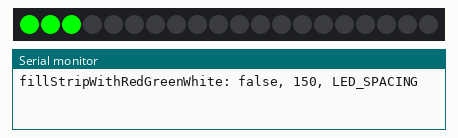
Recording of a program running on a simulated Arduino Nano, built with avr-gcc and run on an emulated ATmega328P. Parts: 20 RGB LEDs in strip order, left to right, the last lines printed to the serial monitor. Random numbers use the default seed unless the program sets one.

Above: at 0.23 s.
At 0.99 s:
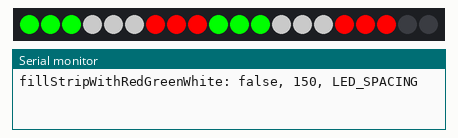
At 10.69 s:
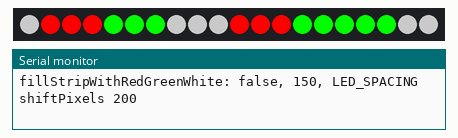
At 20.46 s:
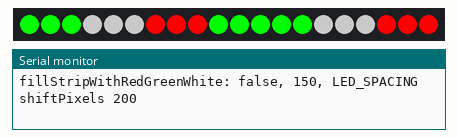
At 30.14 s:
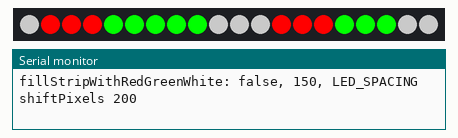
At 39.93 s:
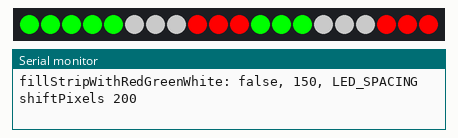

The program:

main.cpp
```cpp
#include <Arduino.h>
#include <Adafruit_NeoPixel.h>
#include <Adafruit_SSD1306.h>
#include <Adafruit_I2CDevice.h>
#include <Wire.h>
//#include <ChristmasSpirit.h>


/* #region  Display */

Adafruit_SSD1306 display = Adafruit_SSD1306(128, 32, &Wire, 4);
const int RIGHT = 0;
const int LEFT = 1;

int progressbarPosition = 0;

void printSnowflake(int x, int y)
{
  static const unsigned char PROGMEM snowflake_white[] =
  {
    0x01, 0x00, 0x02, 0x80, 0x21, 0x08, 0x13, 0x90, 0x0d, 0x60, 0x0b, 0xa0, 0x54, 0x54, 0xbd, 0x7a,
    0x54, 0x54, 0x0b, 0xa0, 0x0d, 0x60, 0x13, 0x90, 0x21, 0x08, 0x02, 0x80, 0x01, 0x00
  };

  display.drawBitmap(x, y, snowflake_white, 15, 15, WHITE);
}

void clearPartOfDisplay(const int& xBegin, const int& yBegin, const int& width, const int& height)
{
  display.fillRect(xBegin, yBegin, width, height, BLACK);
}

/*!
Creates a progressbar and advances it by one recktangle every time this method is called
*/
void progressBar(bool progressbarBegin)
{
  int nextProgressbarPosition = progressbarPosition + 17;

  if (nextProgressbarPosition >= 121 || progressbarBegin)
  {
    nextProgressbarPosition = 0;
    printSnowflake(0, 17);
    clearPartOfDisplay(0, 17, 128, 16);
  }
  printSnowflake(nextProgressbarPosition, 17);
  display.display();
  delay(100);

  progressbarPosition = nextProgressbarPosition;
}

/*!
Initiates the OLED display and displays the booting screen
*/
void setupDisplay()
{
  display.begin(SSD1306_SWITCHCAPVCC, 0x3C);
  display.clearDisplay();
  display.setCursor(25, 0);
  display.setTextSize(2);
  display.setTextColor(WHITE);
  display.print("Booting");
  display.display();

  progressBar(true);

  for (size_t i = 0; i < 7; i++)
  {
    progressBar(false);
  }

  delay(150);
  display.clearDisplay();
  display.stopscroll();
  display.display();
}

/*!
Set's some general stting for the display pointer
*/
void setCursorSettings(const int& cursorX, const int& cursorY, const int& size, const int& color = WHITE)
{
  display.setTextColor(color);
  display.setTextSize(size);
  display.setCursor(cursorX, cursorY);
}

/*!
Scrolls the content of the either left or right for x amount of millisecons
For a 128x32 OLED their are 4 sections 1-4
*/
void scrollDisplay(const int &startSection, const int &endSection, const int &duration, const int &direction)
{
  if (direction == RIGHT)
  {
    display.startscrollright(startSection, endSection);
  }
  else if (direction == LEFT)
  {
    display.startscrollleft(startSection, endSection);
  }
  delay(duration);
  display.stopscroll();
}

/*!
Prints a bitmap of ghosts and pumpkins that look to the right
*/
void printPixelart()
{
  static const unsigned char PROGMEM right_looking_white[] =
  { 0x00, 0x00, 0x00, 0x00, 0x00, 0x00, 0x00, 0x00, 0x00, 0x00, 0x00, 0x00, 0x00, 0x00, 0x00, 0x00,
    0x00, 0x00, 0x00, 0x00, 0x00, 0x00, 0x00, 0x00, 0x00, 0x00, 0x00, 0x00, 0x00, 0x00, 0x00, 0x00,
    0x00, 0x00, 0x00, 0x00, 0x70, 0x00, 0x00, 0x00, 0x00, 0x00, 0x00, 0x70, 0x00, 0x00, 0x00, 0x00,
    0x01, 0x00, 0x00, 0x00, 0x70, 0x00, 0x00, 0x01, 0x00, 0x00, 0x00, 0x70, 0x00, 0x00, 0x00, 0x80,
    0x03, 0x80, 0x00, 0x00, 0xf8, 0x00, 0x00, 0x03, 0x80, 0x00, 0x00, 0xf8, 0x00, 0x00, 0x01, 0xc0,
    0x07, 0xc0, 0x00, 0x00, 0x70, 0x00, 0x00, 0x07, 0xc0, 0x00, 0x00, 0x70, 0x00, 0x00, 0x03, 0xe0,
    0x0f, 0xe0, 0x00, 0x00, 0xa8, 0x00, 0x00, 0x0f, 0xe0, 0x00, 0x00, 0xa8, 0x00, 0x00, 0x07, 0xf0,
    0x07, 0xc0, 0x00, 0x00, 0xd8, 0x00, 0x00, 0x07, 0xc0, 0x00, 0x00, 0xd8, 0x00, 0x00, 0x03, 0xe0,
    0x0f, 0xe0, 0x00, 0x00, 0x70, 0x00, 0x00, 0x0f, 0xe0, 0x00, 0x00, 0x70, 0x00, 0x00, 0x07, 0xf0,
    0x1f, 0xf0, 0x00, 0x00, 0xf8, 0x00, 0x00, 0x1f, 0xf0, 0x00, 0x00, 0xf8, 0x00, 0x00, 0x0f, 0xf8,
    0x3f, 0xf8, 0x00, 0x01, 0xdc, 0x00, 0x00, 0x3f, 0xf8, 0x00, 0x01, 0xdc, 0x00, 0x00, 0x1f, 0xfc,
    0x0f, 0xe0, 0x00, 0x00, 0xf8, 0x00, 0x00, 0x0f, 0xe0, 0x00, 0x00, 0xf8, 0x00, 0x00, 0x07, 0xf0,
    0x1f, 0xf0, 0x00, 0x01, 0xdc, 0x00, 0x00, 0x1f, 0xf0, 0x00, 0x01, 0xdc, 0x00, 0x00, 0x0f, 0xf8,
    0x3f, 0xf8, 0x00, 0x03, 0xfe, 0x00, 0x00, 0x3f, 0xf8, 0x00, 0x03, 0xfe, 0x00, 0x00, 0x1f, 0xfc,
    0x7f, 0xfc, 0x00, 0x01, 0xdc, 0x00, 0x00, 0x7f, 0xfc, 0x00, 0x01, 0xdc, 0x00, 0x00, 0x3f, 0xfe,
    0x03, 0x80, 0x00, 0x00, 0xf8, 0x00, 0x00, 0x03, 0x80, 0x00, 0x00, 0xf8, 0x00, 0x00, 0x01, 0xc0 };

  display.drawBitmap(0, 16, right_looking_white, 128, 16, WHITE);
}

void printSnowflake2(int x, int y)
{
  static const unsigned char PROGMEM snowflake_white[] =
  {
    0x02, 0x00, 0x07, 0x00, 0x22, 0x20, 0x1a, 0xc0, 0x17, 0x40, 0x4a, 0x90, 0xfd, 0xf8, 0x4a, 0x90,
    0x17, 0x40, 0x1a, 0xc0, 0x22, 0x20, 0x07, 0x00, 0x02, 0x00
  };

  display.drawBitmap(x, y, snowflake_white, 13, 13, WHITE);
}

/*!
Prints the halloween message that is displayed after the boot sequence is finished
*/
void printMessage()
{
  setCursorSettings(30, 0, 2);
  display.print("Merry");

  setCursorSettings(10, 17, 2);
  display.print("Christmas");
  display.display();

  int shake_spuky = 40;

  for (size_t i = 0; i < 3; i++)
  {
    scrollDisplay(0, 1, shake_spuky, RIGHT);
    scrollDisplay(0, 1, shake_spuky, LEFT);

    scrollDisplay(0, 1, shake_spuky, LEFT);
    scrollDisplay(0, 1, shake_spuky, RIGHT);
  }

  int shake_halloween = 26;

  for (size_t i = 0; i < 3; i++)
  {
    scrollDisplay(2, 3, shake_halloween, RIGHT);
    scrollDisplay(2, 3, shake_halloween, LEFT);

    scrollDisplay(2, 3, shake_halloween, LEFT);
    scrollDisplay(2, 3, shake_halloween, RIGHT);
  }

  for (size_t i = 0; i < 3; i++)
  {
    display.clearDisplay();
    display.stopscroll();
    display.display();
    delay(250);

    setCursorSettings(30, 0, 2);
    display.print("Let it");
    display.display();
    delay(150);

    setCursorSettings(42, 17, 2);
    display.print("Snow");
    display.display();
    delay(320);
  }
}

#define XPOS   0 // Indexes into the 'icons' array in function below
#define YPOS   1
#define DELTAY 2
#define NUMFLAKES 14

#define SNOWFLAKE_HEIGHT 15
#define SNOWFLAKE_WIDTH 15

void letItSnow() {
  int8_t f, icons[NUMFLAKES][3];

  // Initialize 'snowflake' positions
  for(f=0; f< NUMFLAKES; f++) {
    icons[f][XPOS]   = random(1 - SNOWFLAKE_WIDTH, display.width());
    icons[f][YPOS]   = -SNOWFLAKE_HEIGHT;
    icons[f][DELTAY] = random(1, 6);
  }

  for(;;) { // Loop forever...
    display.clearDisplay(); // Clear the display buffer
    printPixelart();

    // Draw each snowflake:
    for(f=0; f< NUMFLAKES; f++) {
      //display.drawBitmap(icons[f][XPOS], icons[f][YPOS], bitmap, w, h, WHITE);
      if (f%2 == 0)
      {
        printSnowflake(icons[f][XPOS], icons[f][YPOS]);
      }
      else
      {
        printSnowflake2(icons[f][XPOS], icons[f][YPOS]);
      }
    }

    display.display(); // Show the display buffer on the screen
    delay(60);        // Pause for 1/10 second

    // Then update coordinates of each flake...
    for(f=0; f< NUMFLAKES; f++) {
      icons[f][YPOS] += icons[f][DELTAY];
      // If snowflake is off the bottom of the screen...
      if (icons[f][YPOS] >= display.height()) {
        // Reinitialize to a random position, just off the top
        icons[f][XPOS]   = random(1 - SNOWFLAKE_WIDTH, display.width());
        icons[f][YPOS]   = -SNOWFLAKE_HEIGHT;
        icons[f][DELTAY] = random(1, 6);
      }
    }
  }
}
/* #endregion */

/* #region  LED's */
#define lamp
#define slow
int BRIGHTNESS = 255;


/*!
Different Configurations since my desks & lamps use differnt length and types of LED Strips
*/
#ifdef lamp
int STRIP_SIZE = 20;
neoPixelType LED_TYPE = NEO_GRBW + NEO_KHZ800;
uint32_t RED_COLOR = Adafruit_NeoPixel::gamma32(Adafruit_NeoPixel::Color(255,0,0));
uint32_t GREEN_COLOR = Adafruit_NeoPixel::gamma32(Adafruit_NeoPixel::Color(0,255,0));
uint32_t WHITE_COLOR = Adafruit_NeoPixel::gamma32(Adafruit_NeoPixel::Color(0,0,0,180));
int SECTION_LENGTH = 3;
int LED_SPACING = 0;
float RANDOM_FACTOR = 2;
int DELAY_FAST = 60;
int DELAY_SLOW = 150;
bool RANDOM_ON = false;
#endif

#ifdef officedesk
int STRIP_SIZE = 167;
neoPixelType LED_TYPE = NEO_GRBW + NEO_KHZ800;
uint32_t RED_COLOR = Adafruit_NeoPixel::gamma32(Adafruit_NeoPixel::Color(255,0,0));
uint32_t GREEN_COLOR = Adafruit_NeoPixel::gamma32(Adafruit_NeoPixel::Color(0,255,0));
uint32_t WHITE_COLOR = Adafruit_NeoPixel::gamma32(Adafruit_NeoPixel::Color(0,0,0,255));
int SECTION_LENGTH = 14;
int LED_SPACING = 3;
float RANDOM_FACTOR = 1.3;
int DELAY_FAST = 40;
int DELAY_SLOW = 150;
bool RANDOM_ON = false;
#endif

#ifdef standingdesk
int STRIP_SIZE = 112;
neoPixelType LED_TYPE = NEO_GRB + NEO_KHZ800;
uint32_t RED_COLOR = Adafruit_NeoPixel::gamma32(Adafruit_NeoPixel::Color(255,0,0));
uint32_t GREEN_COLOR = Adafruit_NeoPixel::gamma32(Adafruit_NeoPixel::Color(0,255,0));
uint32_t WHITE_COLOR = Adafruit_NeoPixel::Color(100,100,70);
int SECTION_LENGTH = 14;
int LED_SPACING = 3;
float RANDOM_FACTOR = 1.3;
int DELAY_FAST = 40;
int DELAY_SLOW = 150;
bool RANDOM_ON = false;
#endif


Adafruit_NeoPixel strip = Adafruit_NeoPixel(STRIP_SIZE, 5, LED_TYPE);

void fillStripWithRedGreenWhite(bool randomSectionLength = false, int duration = DELAY_SLOW, bool showImmediately = true)
{
  int lastLedPosition = 0;
  int colorPosition = 2;
  uint32_t colorToFill;

  while (lastLedPosition < STRIP_SIZE)
  {
    switch (colorPosition)
    {
    case 0:
      colorToFill = WHITE_COLOR;
      break;
    case 1:
      colorToFill = RED_COLOR;
      break;
    case 2:
      colorToFill = GREEN_COLOR;
      break;

    default:
      break;
    }

    if (colorPosition == 2)
    {
      colorPosition = 0;
    }
    else
    {
      ++colorPosition;
    }

    int numberToFill;
    if (randomSectionLength)
    {
      numberToFill = random(3, int(RANDOM_FACTOR*SECTION_LENGTH));
    }
    else
    {
      numberToFill = SECTION_LENGTH;
    }

    strip.fill(colorToFill, lastLedPosition, numberToFill);
    lastLedPosition += numberToFill + LED_SPACING;

    delay(duration);

    if (showImmediately)
    {
      strip.show();
    }
  }

  strip.show();
}

void shiftPixels(size_t steps, int duration = 100)
{

  for (size_t step = 0; step < steps; step++)
  {
    uint32_t lastPixelColor = strip.getPixelColor(STRIP_SIZE-1);

    for (int position = STRIP_SIZE-1; position > -1; position--)
    {
      if (position > 0)
      {
        uint32_t prePixelColor = strip.getPixelColor(position-1);
        strip.setPixelColor(position, prePixelColor);
      }
      else
      {
        strip.setPixelColor(0, lastPixelColor);
      }
    }

    strip.show();
    delay(duration);
  }
}

void pulseRedGreenWhite(size_t steps)
{
  for (size_t i = 0; i < steps; i++)
  {
    for (size_t brightness = BRIGHTNESS; brightness >= 1; brightness--)
    {
      strip.setBrightness(brightness);
      strip.show();
      delay(5);
    }

    fillStripWithRedGreenWhite(true, 50, false);

    for (size_t brightness = 1; brightness < BRIGHTNESS; brightness++)
    {
      strip.setBrightness(brightness);
      strip.show();
      delay(5);
    }
  }
}

void shiftWithRandomStep(size_t steps)
{
  for (size_t i = 0; i < steps; i++)
  {
   shiftPixels(random(3, 3*SECTION_LENGTH), DELAY_FAST);
  }
}
/* #endregion */

void ledMain()
{
  strip.begin();
  strip.clear();
  strip.setBrightness(BRIGHTNESS);
  strip.show();


  Serial.println("fillStripWithRedGreenWhite: false, 150, LED_SPACING");
  fillStripWithRedGreenWhite(RANDOM_ON);


  #ifdef slow
  Serial.println("shiftPixels 200");
  shiftPixels(20000);
  #endif

  //Not great with lamp
  /* Serial.println("fillStripWithRedGreenWhite true, 50, LED_SPACING, false");
  for (size_t i = 0; i < 10; i++)
  {
    strip.clear();
    fillStripWithRedGreenWhite(true, 50, false);
  } */

  #ifdef fast
  Serial.println("shiftWithRandomStep 200");
  shiftWithRandomStep(20000);
  #endif
}

void oledMain()
{
  setupDisplay();
  printMessage();

  delay(300);
  display.clearDisplay();
  display.stopscroll();

  letItSnow();

}

void setup()
{
  Serial.begin(9600);
  ledMain();
  //oledMain();
}

void loop()
{

}
```
